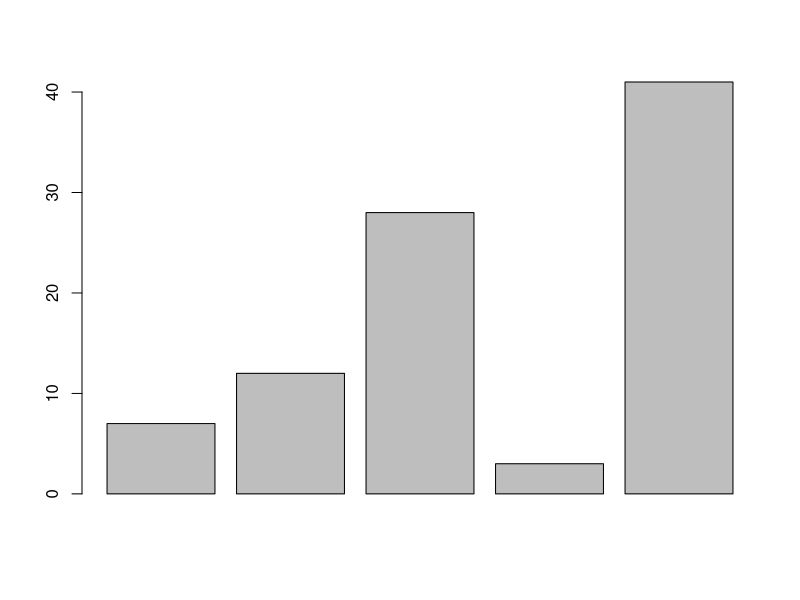

This figure's R source:
# create the data for the chart
H<-c(7,12,28,3,41)
# give the chart file a name
png(file="barchart.png")
# plot the bar chart
barplot(H)
# save the file
dev.off()
